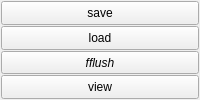
         <widget class="QFrame" name="frame_5">
          <property name="sizePolicy">
           <sizepolicy hsizetype="Expanding" vsizetype="Expanding">
            <horstretch>0</horstretch>
            <verstretch>0</verstretch>
           </sizepolicy>
          </property>
          <property name="font">
           <font>
            <weight>50</weight>
            <bold>false</bold>
           </font>
          </property>
          <layout class="QGridLayout" name="gridLayout_26">
           <property name="leftMargin">
            <number>1</number>
           </property>
           <property name="topMargin">
            <number>1</number>
           </property>
           <property name="rightMargin">
            <number>1</number>
           </property>
           <property name="bottomMargin">
            <number>1</number>
           </property>
           <property name="spacing">
            <number>1</number>
           </property>
           <item row="0" column="0">
            <layout class="QGridLayout" name="gridLayout_20">
             <item row="2" column="0" colspan="2">
              <widget class="QToolButton" name="btnFlushf">
               <property name="sizePolicy">
                <sizepolicy hsizetype="Expanding" vsizetype="Expanding">
                 <horstretch>0</horstretch>
                 <verstretch>0</verstretch>
                </sizepolicy>
               </property>
               <property name="font">
                <font>
                 <weight>50</weight>
                 <italic>true</italic>
                 <bold>false</bold>
                </font>
               </property>
               <property name="focusPolicy">
                <enum>Qt::NoFocus</enum>
               </property>
               <property name="text">
                <string>fflush</string>
               </property>
              </widget>
             </item>
             <item row="0" column="0" colspan="2">
              <widget class="QToolButton" name="btnSave">
               <property name="sizePolicy">
                <sizepolicy hsizetype="Expanding" vsizetype="Expanding">
                 <horstretch>0</horstretch>
                 <verstretch>0</verstretch>
                </sizepolicy>
               </property>
               <property name="font">
                <font>
                 <weight>50</weight>
                 <bold>false</bold>
                </font>
               </property>
               <property name="focusPolicy">
                <enum>Qt::NoFocus</enum>
               </property>
               <property name="text">
                <string>save</string>
               </property>
              </widget>
             </item>
             <item row="1" column="0" colspan="2">
              <widget class="QToolButton" name="btnLoad">
               <property name="sizePolicy">
                <sizepolicy hsizetype="Expanding" vsizetype="Expanding">
                 <horstretch>0</horstretch>
                 <verstretch>0</verstretch>
                </sizepolicy>
               </property>
               <property name="font">
                <font>
                 <weight>50</weight>
                 <bold>false</bold>
                </font>
               </property>
               <property name="focusPolicy">
                <enum>Qt::NoFocus</enum>
               </property>
               <property name="text">
                <string>load</string>
               </property>
              </widget>
             </item>
             <item row="3" column="0" colspan="2">
              <widget class="QToolButton" name="btnView">
               <property name="sizePolicy">
                <sizepolicy hsizetype="Expanding" vsizetype="Expanding">
                 <horstretch>0</horstretch>
                 <verstretch>0</verstretch>
                </sizepolicy>
               </property>
               <property name="text">
                <string>view</string>
               </property>
              </widget>
             </item>
            </layout>
           </item>
          </layout>
         </widget>
